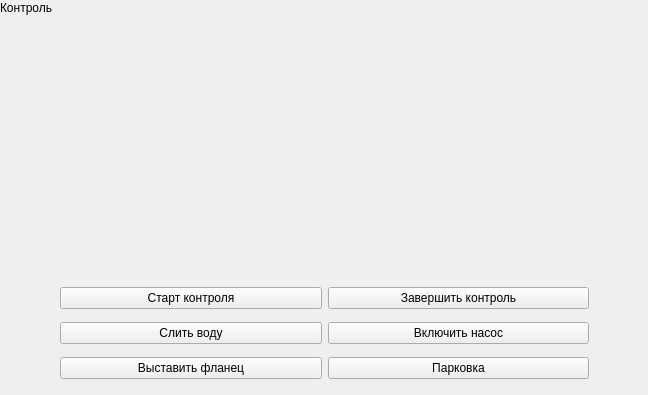
   <widget class="QWidget" name="page_6">
    <widget class="QLabel" name="label_24">
     <property name="geometry">
      <rect>
       <x>0</x>
       <y>0</y>
       <width>161</width>
       <height>16</height>
      </rect>
     </property>
     <property name="text">
      <string>Контроль</string>
     </property>
    </widget>
    <widget class="QWidget" name="layoutWidget">
     <property name="geometry">
      <rect>
       <x>60</x>
       <y>280</y>
       <width>529</width>
       <height>106</height>
      </rect>
     </property>
     <layout class="QGridLayout" name="gridLayout_5">
      <item row="1" column="0">
       <widget class="QPushButton" name="pushButtonSliv">
        <property name="text">
         <string>Слить воду</string>
        </property>
       </widget>
      </item>
      <item row="1" column="1">
       <widget class="QPushButton" name="pushButtonPump">
        <property name="text">
         <string>Включить насос</string>
        </property>
       </widget>
      </item>
      <item row="2" column="0">
       <widget class="QPushButton" name="pushButtonOrientation">
        <property name="text">
         <string>Выставить фланец</string>
        </property>
       </widget>
      </item>
      <item row="2" column="1">
       <widget class="QPushButton" name="pushButtonHomePos">
        <property name="text">
         <string>Парковка</string>
        </property>
       </widget>
      </item>
      <item row="0" column="0">
       <widget class="QPushButton" name="pushButtonStartControl">
        <property name="text">
         <string>Старт контроля</string>
        </property>
       </widget>
      </item>
      <item row="0" column="1">
       <widget class="QPushButton" name="pushButtonStop">
        <property name="text">
         <string>Завершить контроль</string>
        </property>
       </widget>
      </item>
     </layout>
    </widget>
    <widget class="QLabel" name="label_7">
     <property name="geometry">
      <rect>
       <x>110</x>
       <y>129</y>
       <width>529</width>
       <height>105</height>
      </rect>
     </property>
     <property name="text">
      <string/>
     </property>
    </widget>
   </widget>
